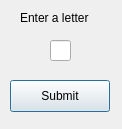
<?xml version="1.0" encoding="UTF-8"?>
<ui version="4.0">
 <class>blankCreater</class>
 <widget class="QDialog" name="blankCreater">
  <property name="geometry">
   <rect>
    <x>0</x>
    <y>0</y>
    <width>122</width>
    <height>129</height>
   </rect>
  </property>
  <property name="windowTitle">
   <string>Dialog</string>
  </property>
  <widget class="QPushButton" name="pushButton">
   <property name="geometry">
    <rect>
     <x>10</x>
     <y>80</y>
     <width>100</width>
     <height>32</height>
    </rect>
   </property>
   <property name="text">
    <string>Submit</string>
   </property>
  </widget>
  <widget class="QLabel" name="label">
   <property name="geometry">
    <rect>
     <x>20</x>
     <y>10</y>
     <width>101</width>
     <height>16</height>
    </rect>
   </property>
   <property name="text">
    <string>Enter a letter</string>
   </property>
  </widget>
  <widget class="QLineEdit" name="textEdit">
   <property name="geometry">
    <rect>
     <x>50</x>
     <y>40</y>
     <width>21</width>
     <height>21</height>
    </rect>
   </property>
  </widget>
 </widget>
 <resources/>
 <connections/>
</ui>
